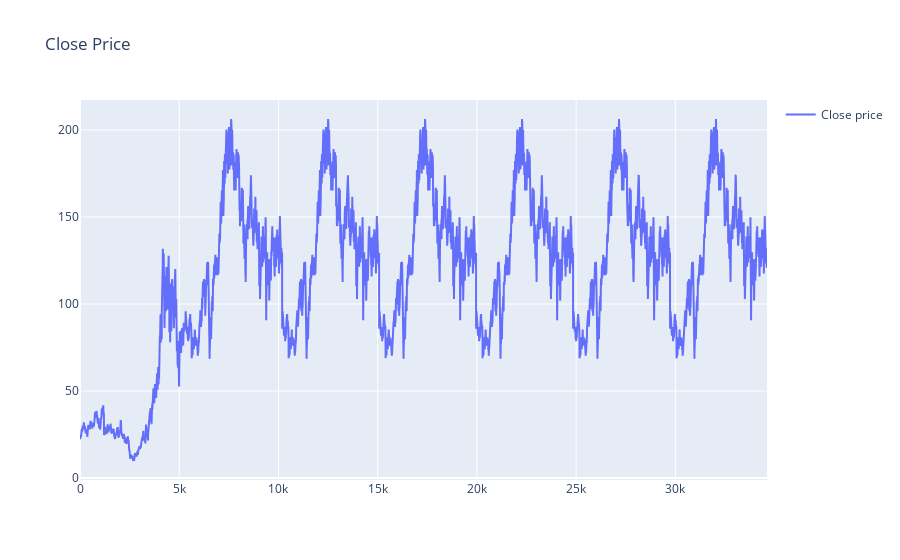
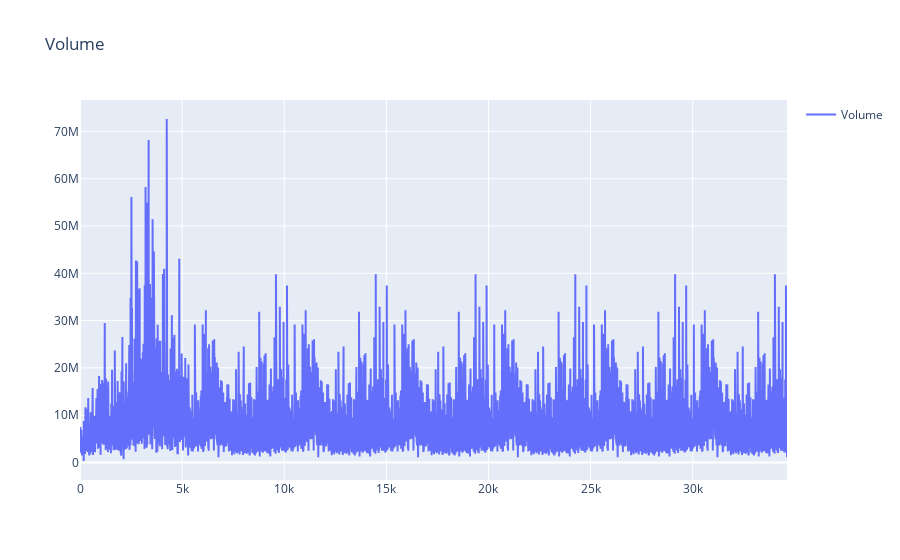

Write notebook code for charts like these, in order.
### Markdown cell above
## Visualize the data

### Code cell
fig = go.Figure()
fig.add_trace(go.Scatter(x=df['index'], y=df['Close'], name='Close price'))
fig.update_layout(showlegend=True, title='Close Price')
fig.show()
fig2 = go.Figure()
fig2.add_trace(go.Scatter(x=df['index'], y=df['Volume'], name='Volume'))
fig2.update_layout(showlegend=True, title='Volume')
fig2.show()

### Figure 1 — Plotly figure (JSON) as saved in the notebook; plotly's stock layout.template omitted (floating-point values rounded to 4 significant figures; data arrays with more than 128 entries replaced by an {"elided": "..."} marker saying what was removed)
{"data": [{"name": "Close price", "type": "scatter", "x": {"elided": "34617 int values"}, "y": {"elided": "34617 float values"}}], "layout": {"showlegend": true, "title": {"text": "Close Price"}}}

### Figure 2 — Plotly figure (JSON) as saved in the notebook; plotly's stock layout.template omitted (floating-point values rounded to 4 significant figures; data arrays with more than 128 entries replaced by an {"elided": "..."} marker saying what was removed)
{"data": [{"name": "Volume", "type": "scatter", "x": {"elided": "34617 int values"}, "y": {"elided": "34617 int values"}}], "layout": {"showlegend": true, "title": {"text": "Volume"}}}
